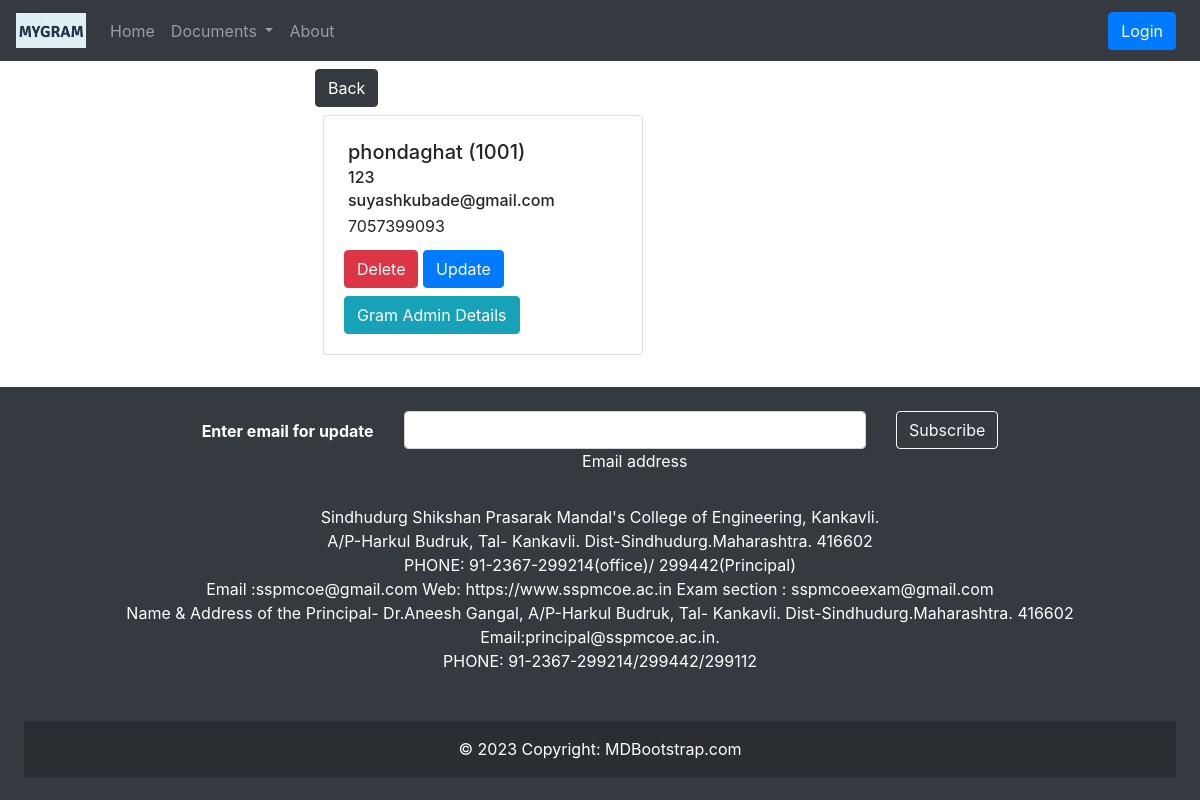
The app's page /gramdetail/1001/, older data.
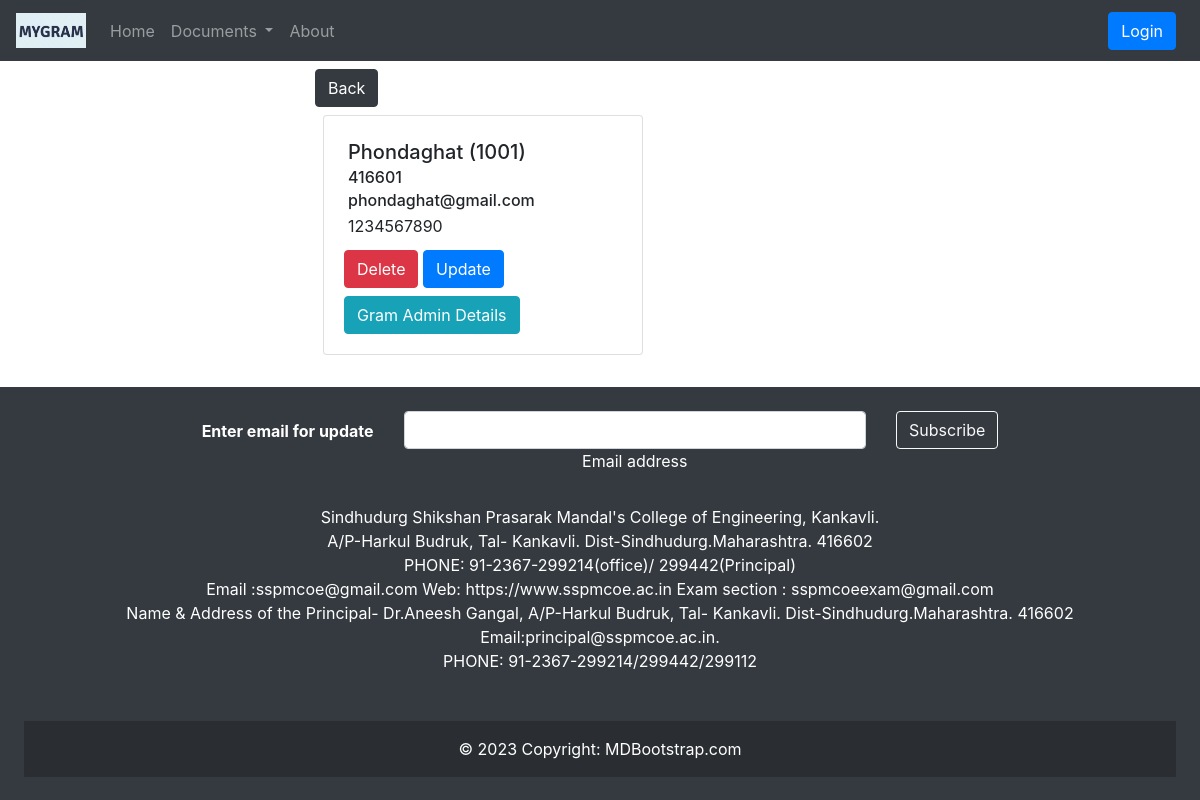
The same page, newer data.
### gramapp/models.py (models this page shows, shortened)
class Grampanchayat(models.Model):
    gramid = models.IntegerField(primary_key=True)
    gramname = models.CharField(max_length=50, unique=True)
    gramaddress = models.TextField(max_length=100)
    gramemail = models.EmailField()
    gramcontact = models.CharField(max_length=10)

### gramapp/views.py (the view)
# urls.py: path('gramdetail/<int:pk>/', views.gramdetail, name='gramdetail'),
def gramdetail(request, pk):
    eachGram = Grampanchayat.objects.get(gramid=pk)
    gramAdmin = Gramadmin.objects.all().filter(grampanchayat=eachGram)
    context = {'eachGram': eachGram, 'gramAdmin': gramAdmin}
    return render(request, 'gramapp/viewGramDetails.html', context)

### templates/gramapp/viewGramDetails.html (shortened to what this page needs)
{% extends 'gramapp/base1.html' %}
{% block body %}
<div class="container">
    <div class="row justify-content-center">
        <div class="col md-6">
          <a href="{% url 'viewgram' %}" class="btn btn-dark mt-2">Back</a>
            <div class="card m-2" style="width: 20rem;">
                <div class="card-body">
                    <h5 class="card-title m-1">{{eachGram.gramname}} ({{eachGram.gramid}})</h5>
                    <h6 class="card-subtitle m-1">{{eachGram.gramaddress}}</h6>
                    <h6 class="card-text m-1">{{eachGram.gramemail}}</h6>
                    <p class="card-text m-1">{{eachGram.gramcontact}}</p>
                    <a href="{% url 'deletegram' eachGram.pk %}" class="btn btn-danger mt-2">Delete</a>
                    <a href="{}" class="btn btn-primary mt-2">Update</a>
                    {% if gramAdmin %}
                    {% for gramAdmin in gramAdmin %}
                    {% if eachGram == gramAdmin.grampanchayat %}
                    <a href="{% url 'viewgramadmin' gramAdmin.pk %}" class="btn btn-info mt-2">Gram Admin Details</a>
                    {% endif %}
                    {% endfor %}
                    {% else %}
                    <a href="{% url 'addgramadmin' eachGram.pk %}" class="btn btn-info mt-2">Add Admin</a>
                    {% endif %}
                </div>
            </div>
        </div>
    </div>
</div>
{% endblock body %}

Row changes from the older to the newer data that the page shows:
changed Grampanchayat id 1001: gramname "phondaghat" → "Phondaghat"; gramaddress "123" → "416601"; gramemail "suyashkubade@gmail.com" → "phondaghat@gmail.com"; gramcontact "7057399093" → "1234567890"
